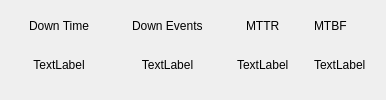
                   <widget class="QFrame" name="frame_74">
                    <property name="maximumSize">
                     <size>
                      <width>16777215</width>
                      <height>200</height>
                     </size>
                    </property>
                    <property name="frameShape">
                     <enum>QFrame::NoFrame</enum>
                    </property>
                    <layout class="QHBoxLayout" name="horizontalLayout_52">
                     <property name="spacing">
                      <number>25</number>
                     </property>
                     <property name="leftMargin">
                      <number>20</number>
                     </property>
                     <property name="rightMargin">
                      <number>20</number>
                     </property>
                     <item>
                      <widget class="QFrame" name="frame_76">
                       <property name="frameShape">
                        <enum>QFrame::NoFrame</enum>
                       </property>
                       <layout class="QVBoxLayout" name="verticalLayout_42">
                        <property name="spacing">
                         <number>0</number>
                        </property>
                        <property name="leftMargin">
                         <number>0</number>
                        </property>
                        <property name="topMargin">
                         <number>0</number>
                        </property>
                        <property name="rightMargin">
                         <number>0</number>
                        </property>
                        <property name="bottomMargin">
                         <number>0</number>
                        </property>
                        <item>
                         <widget class="QFrame" name="frame_80">
                          <property name="maximumSize">
                           <size>
                            <width>16777215</width>
                            <height>30</height>
                           </size>
                          </property>
                          <property name="frameShape">
                           <enum>QFrame::NoFrame</enum>
                          </property>
                          <layout class="QHBoxLayout" name="horizontalLayout_57">
                           <property name="leftMargin">
                            <number>9</number>
                           </property>
                           <item>
                            <widget class="QLabel" name="label_57">
                             <property name="text">
                              <string>Down Time</string>
                             </property>
                            </widget>
                           </item>
                          </layout>
                         </widget>
                        </item>
                        <item>
                         <widget class="QFrame" name="frame_81">
                          <property name="frameShape">
                           <enum>QFrame::NoFrame</enum>
                          </property>
                          <layout class="QHBoxLayout" name="horizontalLayout_53">
                           <property name="spacing">
                            <number>0</number>
                           </property>
                           <property name="leftMargin">
                            <number>0</number>
                           </property>
                           <property name="topMargin">
                            <number>0</number>
                           </property>
                           <property name="rightMargin">
                            <number>0</number>
                           </property>
                           <property name="bottomMargin">
                            <number>0</number>
                           </property>
                           <item>
                            <widget class="QLabel" name="DTime_value">
                             <property name="text">
                              <string>TextLabel</string>
                             </property>
                             <property name="alignment">
                              <set>Qt::AlignCenter</set>
                             </property>
                             <property name="margin">
                              <number>10</number>
                             </property>
                            </widget>
                           </item>
                          </layout>
                         </widget>
                        </item>
                       </layout>
                      </widget>
                     </item>
                     <item>
                      <widget class="QFrame" name="frame_77">
                       <property name="frameShape">
                        <enum>QFrame::NoFrame</enum>
                       </property>
                       <layout class="QVBoxLayout" name="verticalLayout_43">
                        <property name="spacing">
                         <number>0</number>
                        </property>
                        <property name="leftMargin">
                         <number>0</number>
                        </property>
                        <property name="topMargin">
                         <number>0</number>
                        </property>
                        <property name="rightMargin">
                         <number>0</number>
                        </property>
                        <property name="bottomMargin">
                         <number>0</number>
                        </property>
                        <item>
                         <widget class="QFrame" name="frame_84">
                          <property name="maximumSize">
                           <size>
                            <width>16777215</width>
                            <height>30</height>
                           </size>
                          </property>
                          <property name="frameShape">
                           <enum>QFrame::NoFrame</enum>
                          </property>
                          <layout class="QHBoxLayout" name="horizontalLayout_58">
                           <item>
                            <widget class="QLabel" name="label_58">
                             <property name="text">
                              <string>Down Events</string>
                             </property>
                            </widget>
                           </item>
                          </layout>
                         </widget>
                        </item>
                        <item>
                         <widget class="QFrame" name="frame_85">
                          <property name="frameShape">
                           <enum>QFrame::NoFrame</enum>
                          </property>
                          <layout class="QHBoxLayout" name="horizontalLayout_54">
                           <property name="spacing">
                            <number>0</number>
                           </property>
                           <property name="leftMargin">
                            <number>0</number>
                           </property>
                           <property name="topMargin">
                            <number>0</number>
                           </property>
                           <property name="rightMargin">
                            <number>0</number>
                           </property>
                           <property name="bottomMargin">
                            <number>0</number>
                           </property>
                           <item>
                            <widget class="QLabel" name="DT_Event_value">
                             <property name="text">
                              <string>TextLabel</string>
                             </property>
                             <property name="alignment">
                              <set>Qt::AlignCenter</set>
                             </property>
                            </widget>
                           </item>
                          </layout>
                         </widget>
                        </item>
                       </layout>
                      </widget>
                     </item>
                     <item>
                      <widget class="QFrame" name="frame_78">
                       <property name="frameShape">
                        <enum>QFrame::NoFrame</enum>
                       </property>
                       <layout class="QVBoxLayout" name="verticalLayout_44">
                        <property name="spacing">
                         <number>0</number>
                        </property>
                        <property name="leftMargin">
                         <number>0</number>
                        </property>
                        <property name="topMargin">
                         <number>0</number>
                        </property>
                        <property name="rightMargin">
                         <number>0</number>
                        </property>
                        <property name="bottomMargin">
                         <number>0</number>
                        </property>
                        <item>
                         <widget class="QFrame" name="frame_88">
                          <property name="maximumSize">
                           <size>
                            <width>16777215</width>
                            <height>30</height>
                           </size>
                          </property>
                          <property name="frameShape">
                           <enum>QFrame::NoFrame</enum>
                          </property>
                          <layout class="QHBoxLayout" name="horizontalLayout_59">
                           <item>
                            <widget class="QLabel" name="label_59">
                             <property name="text">
                              <string>MTTR</string>
                             </property>
                            </widget>
                           </item>
                          </layout>
                         </widget>
                        </item>
                        <item>
                         <widget class="QFrame" name="frame_89">
                          <property name="frameShape">
                           <enum>QFrame::NoFrame</enum>
                          </property>
                          <layout class="QHBoxLayout" name="horizontalLayout_55">
                           <property name="spacing">
                            <number>0</number>
                           </property>
                           <property name="leftMargin">
                            <number>0</number>
                           </property>
                           <property name="topMargin">
                            <number>0</number>
                           </property>
                           <property name="rightMargin">
                            <number>0</number>
                           </property>
                           <property name="bottomMargin">
                            <number>0</number>
                           </property>
                           <item>
                            <widget class="QLabel" name="MTTR_value">
                             <property name="text">
                              <string>TextLabel</string>
                             </property>
                            </widget>
                           </item>
                           <item>
                            <widget class="QWidget" name="MTTR_chart" native="true"/>
                           </item>
                          </layout>
                         </widget>
                        </item>
                       </layout>
                      </widget>
                     </item>
                     <item>
                      <widget class="QFrame" name="frame_79">
                       <property name="frameShape">
                        <enum>QFrame::NoFrame</enum>
                       </property>
                       <layout class="QVBoxLayout" name="verticalLayout_45">
                        <property name="spacing">
                         <number>0</number>
                        </property>
                        <property name="leftMargin">
                         <number>0</number>
                        </property>
                        <property name="topMargin">
                         <number>0</number>
                        </property>
                        <property name="rightMargin">
                         <number>0</number>
                        </property>
                        <property name="bottomMargin">
                         <number>0</number>
                        </property>
                        <item>
                         <widget class="QFrame" name="frame_92">
                          <property name="maximumSize">
                           <size>
                            <width>16777215</width>
                            <height>30</height>
                           </size>
                          </property>
                          <property name="frameShape">
                           <enum>QFrame::NoFrame</enum>
                          </property>
                          <layout class="QHBoxLayout" name="horizontalLayout_60">
                           <property name="spacing">
                            <number>0</number>
                           </property>
                           <property name="leftMargin">
                            <number>0</number>
                           </property>
                           <property name="topMargin">
                            <number>0</number>
                           </property>
                           <property name="rightMargin">
                            <number>0</number>
                           </property>
                           <property name="bottomMargin">
                            <number>0</number>
                           </property>
                           <item>
                            <widget class="QLabel" name="label_60">
                             <property name="text">
                              <string>MTBF</string>
                             </property>
                             <property name="alignment">
                              <set>Qt::AlignLeading|Qt::AlignLeft|Qt::AlignVCenter</set>
                             </property>
                            </widget>
                           </item>
                          </layout>
                         </widget>
                        </item>
                        <item>
                         <widget class="QFrame" name="frame_93">
                          <property name="frameShape">
                           <enum>QFrame::NoFrame</enum>
                          </property>
                          <layout class="QHBoxLayout" name="horizontalLayout_56">
                           <property name="spacing">
                            <number>0</number>
                           </property>
                           <property name="leftMargin">
                            <number>0</number>
                           </property>
                           <property name="topMargin">
                            <number>0</number>
                           </property>
                           <property name="rightMargin">
                            <number>0</number>
                           </property>
                           <property name="bottomMargin">
                            <number>0</number>
                           </property>
                           <item>
                            <widget class="QLabel" name="MTBF_value">
                             <property name="text">
                              <string>TextLabel</string>
                             </property>
                            </widget>
                           </item>
                           <item>
                            <widget class="QWidget" name="MTBF_chart" native="true"/>
                           </item>
                          </layout>
                         </widget>
                        </item>
                       </layout>
                      </widget>
                     </item>
                    </layout>
                   </widget>
